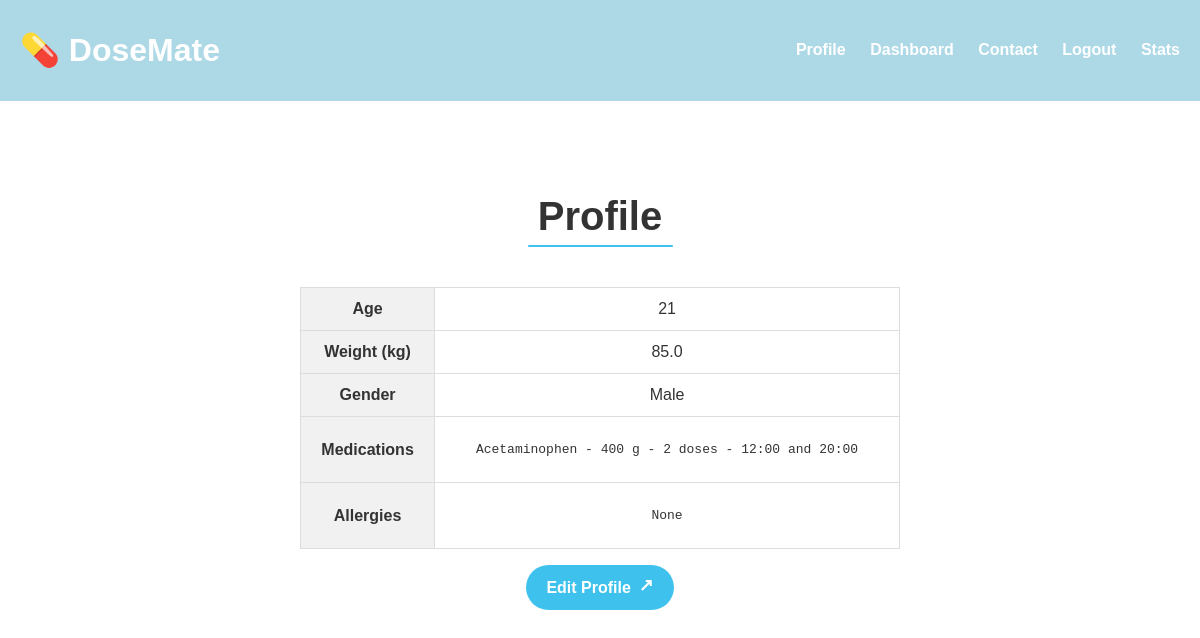
Screenshot of /profile (signed in) with the database file from the repository.
### tables this page shows
CREATE TABLE users (
            id INTEGER PRIMARY KEY AUTOINCREMENT,
            username TEXT UNIQUE NOT NULL,
            email TEXT UNIQUE NOT NULL,
            password_hash TEXT NOT NULL,
            created_at TEXT NOT NULL
        , age INTEGER, weight REAL, gender TEXT, medications TEXT, allergies TEXT);

### server.py (the view)
@app.route("/profile")
@login_required
def profile():
    uid = session["user_id"]
    conn = sqlite3.connect('medication.db')
    c = conn.cursor()
    c.execute("SELECT age, weight, gender, medications, allergies FROM users WHERE id = ?", (uid,))
    row = c.fetchone()
    conn.close()
    data = {k: (row[i] or "") for i, k in enumerate(["age", "weight", "gender", "medications", "allergies"])}
    return render_template("profile.html", edit=False, **data)

### server.py (called while the page is built)
def login_required(f):
    @wraps(f)
    def decorated(*args, **kwargs):
        if "user_id" not in session:
            flash("Tienes que iniciar sesión primero", "error")
            return redirect(url_for("login"))
        return f(*args, **kwargs)
    return decorated

### templates/profile.html (shortened to what this page needs)
<!DOCTYPE html>
<html lang="en">
<head>
  <link rel="stylesheet" href="{{ url_for('static', filename='styles.css') }}">
</head>
<body>
  {% include "header.html" %}
  <main>
    <div class="contact-container fade-in" style="animation-delay: 0.3s;">
      <h2 class="fade-down" style="animation-delay: 0.3s;">Profile</h2>
      <span class="underline"></span>
      <div class="fade-up" style="animation-delay: 0.8s;">
        {% if not edit %}
          <table class="profile-table">
            <tr><th>Age</th>         <td>{{ age }}</td></tr>
            <tr><th>Weight (kg)</th> <td>{{ weight }}</td></tr>
            <tr><th>Gender</th>      <td>{{ gender }}</td></tr>
            <tr>
              <th>Medications</th>
              <td><pre>{{ medications }}</pre></td>
            </tr>
            <tr>
              <th>Allergies</th>
              <td><pre>{{ allergies }}</pre></td>
            </tr>
          </table>
          <div class="btn-container" style="margin-top:1rem;">
            <a href="{{ url_for('edit_profile') }}" class="button-cv" style="color:#fff;">
              Edit Profile <span class="arrow">↗</span>
            </a>
          </div>
        {% endif %}
      </div>
    </div>
  </main>
</body>
</html>

### static/styles.css (style rules this page uses)
body { font-family: 'Poppins', sans-serif; margin: 0; padding: 0; background-color: #ffffff; color: #333; }
main { padding: 40px; text-align: center; }
main h2 { font-size: 48px; margin-bottom: 20px; }
table { width: 100%; border-collapse: collapse; margin-top: 20px; }
th, td { padding: 12px; border: 1px solid #ddd; text-align: center; }
th { background-color: #f1f1f1; }
.fade-in { opacity: 0; animation: fadeIn 1.5s ease-out forwards; }
.contact-container { text-align: left; max-width: 600px; margin: 0 auto; padding: 20px; }
.contact-container h2 { font-size: 2.5rem; font-weight: 700; text-align: center; margin-bottom: 6px; text-transform: none; font-family: 'Poppins', sans-serif; }
.underline { display: block; width: 145px; height: 2px; background-color: #3ec1ec; margin: 0.2em auto 40px auto; border-radius: 2px; }
.btn-container { text-align: center; margin-top: 20px; }
.button-cv { display: inline-flex; align-items: center; gap: 8px; background-color: #3ec1ec; color: #ffffff; border: none; border-radius: 9999px; padding: 12px 20px; font-size: 1rem; font-weight: 600; cursor: pointer; transition: transform 0.3s ease, background-color 0.3s ease; text-decoration: none; }
.arrow { font-size: 1.1rem; transform: translateY(-2px); }

### rows the page displays
users: weight "85.0", gender "Male", medications "Acetaminophen - 400 g - 2 doses - 12:00 and 20:00", allergies "None"

### other values shown
{{ age }} "21"
